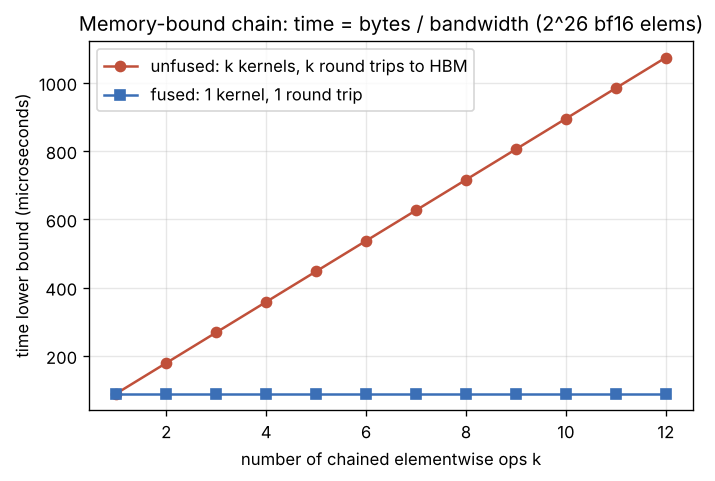

Python code for this plot:
import numpy as np
import matplotlib
matplotlib.use("Agg")
import matplotlib.pyplot as plt

np.random.seed(42)
N = 2**26            # elements
bytes_per = 2        # bf16
BW = 3.0e12          # ~3 TB/s HBM (approximate)
k = np.arange(1, 13) # number of chained elementwise ops
tensor = N * bytes_per
unfused = k * 2 * tensor / BW * 1e6   # each op: read + write
fused = np.full_like(unfused, 2 * tensor / BW * 1e6)

fig, ax = plt.subplots(figsize=(6.5, 4))
ax.plot(k, unfused, "o-", color="#c0503a", label="unfused: k kernels, k round trips to HBM")
ax.plot(k, fused, "s-", color="#3b6fb6", label="fused: 1 kernel, 1 round trip")
ax.set_xlabel("number of chained elementwise ops k")
ax.set_ylabel("time lower bound (microseconds)")
ax.set_title("Memory-bound chain: time = bytes / bandwidth (2^26 bf16 elems)")
ax.legend()
ax.grid(alpha=0.3)
plt.savefig("graph_DAY_165.png", dpi=120, bbox_inches="tight")
